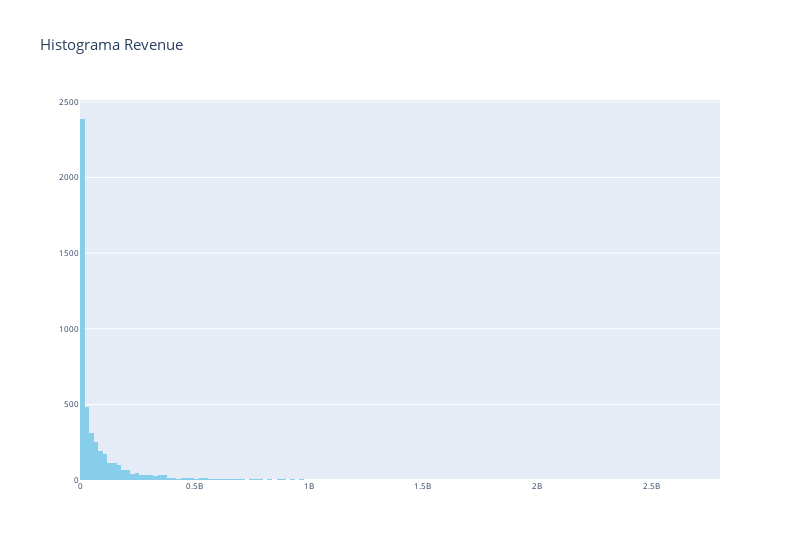

The notebook cell this image was saved under:
### Markdown cell above
#### Histograma Revenue

### Code cell
data=[go.Histogram(x = df_plots['revenue'], 
            marker = dict(color='skyblue'),
            showlegend=False)]

layout =go.Layout(
            title = 'Histograma Revenue',
            titlefont={'size': 15},
            font=dict(size=8),
            width=800,
            # margin=dict(
            #     l=25,
            #     r=0,
            #     b=0,
            #     t=25,
            #     pad=4
            # )
        )
go.Figure(data=data, layout=layout)

### Figure 1 — Plotly figure (JSON) as saved in the notebook; plotly's stock layout.template omitted (floating-point values rounded to 4 significant figures; data arrays with more than 128 entries replaced by an {"elided": "..."} marker saying what was removed)
{"data": [{"marker": {"color": "skyblue"}, "showlegend": false, "type": "histogram", "x": {"elided": "4757 int values"}}], "layout": {"font": {"size": 8}, "title": {"font": {"size": 15}, "text": "Histograma Revenue"}, "width": 800}}
